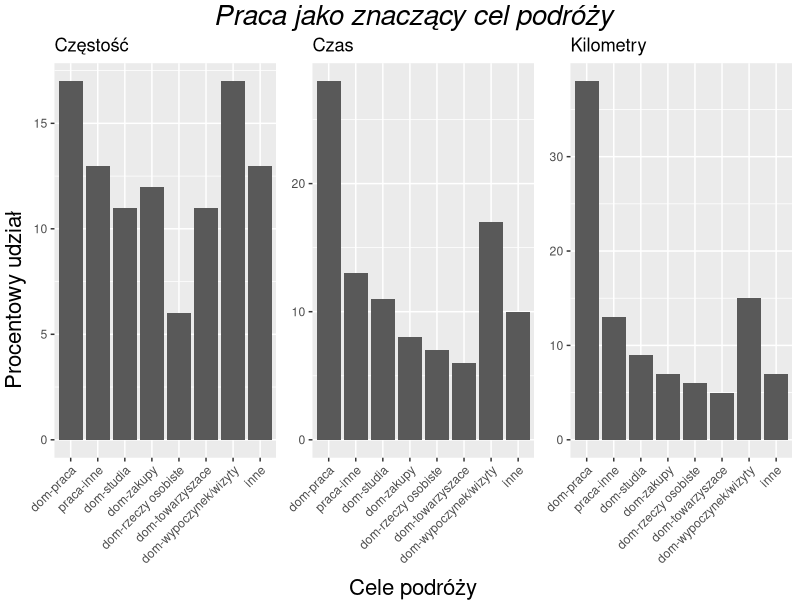

Here is the R script that generated this plot:
# poprawienie wykresow
#https://omnil.fr/spip.php?article229
#https://omnil.fr/IMG/pdf/presentation_egt_v_publique_vf.pdf
# strona 10 

library(grid)
library(methods)
library(dplyr)
library(tidyverse)
library(ggplot2)
library(gridExtra)
library(scales)
library(grid)
cele<-c("dom-praca","praca-inne","dom-studia","dom-zakupy",
        "dom-rzeczy osobiste","dom-towarzyszace","dom-wypoczynek/wizyty",
        "inne")
czestosc<-c(17,13,11,12,6,11,17,13)
czas<-c(28,13,11,8,7,6,17,10)
kilometry<-c(38,13,9,7,6,5,15,7)
id<-c(1,2,3,4,5,6,7,8)
dane<- data.frame(cele,czestosc,czas,kilometry,id)
dane<- mutate(dane,cele=forcats::fct_reorder(cele,id))

plot1<-(ggplot(dane, aes(cele, czestosc)) 
        + geom_bar(stat='identity')
        + theme(axis.title.x = element_blank(),axis.title.y = element_blank())
        + labs(title = "Częstość")
        + scale_x_discrete(guide = guide_axis(angle = 45)))

plot2<-(ggplot(dane, aes(cele, czas))
        + geom_bar(stat='identity')
        + theme(axis.title.x = element_blank(),axis.title.y = element_blank())
        + labs(title = "Czas")
        + scale_x_discrete(guide = guide_axis(angle = 45)))
plot3<-(ggplot(dane, aes(cele, kilometry))
        + geom_bar(stat='identity')
        + theme(axis.title.x = element_blank(),axis.title.y = element_blank())
        + labs(title = "Kilometry")
        + scale_x_discrete(guide = guide_axis(angle = 45)))

plot<-grid.arrange(plot1, plot2,plot3, nrow=1,
             top = textGrob("Praca jako znaczący cel podróży",gp=gpar(fontsize=20,font=3)),
             left=textGrob("Procentowy udział",gp=gpar(fontsize=16), rot = 90),
             bottom=textGrob("Cele podróży",gp=gpar(fontsize=16)))

















































































